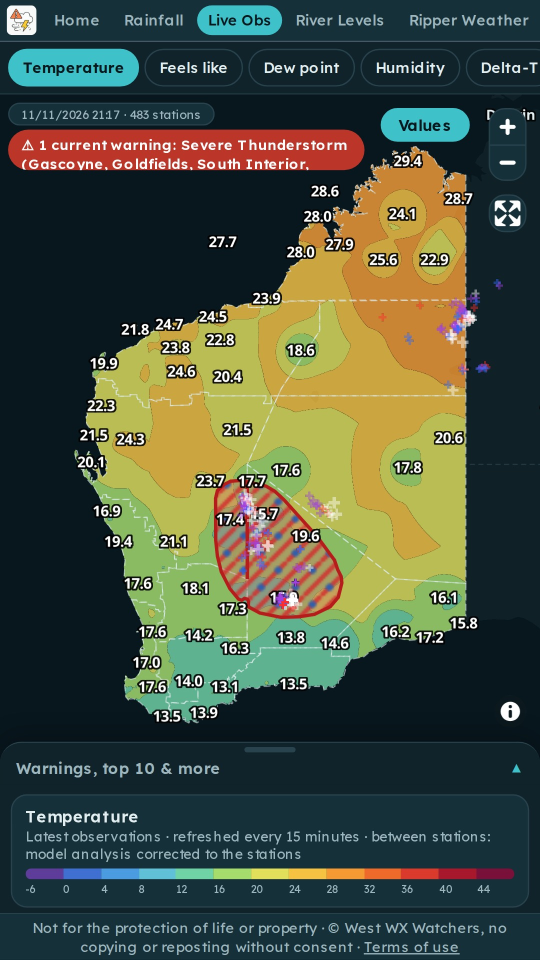
#> input picture phone-dark-obs-2-Temperature.jpg, 1080 x 1920 px, given in place of logo-dark.png, which was not available (shown at 1/2 size)
$ python promo_video.py ../phone-dark-obs-2-Temperature.jpg ../phone-dark-obs-3-Maxgust24hrs.jpg
#> lines starting #> are read from the running program, lines starting #| are printed output that depends on the picture; after the words box and inside, x2 and y2 are one past the last pixel; in counts of white or black regions, pixels touching at a corner belong together
"""Promo video for the four public pages (vertical 1080 x 1920, 30 fps), from phone footage of the live site
(tools/promo_capture.py -> promo-shots branch). Each page is a scene: a caption at the top and the phone screen below,
slowly zooming or scrolling, shots cross-fading. Scenes are encoded one file each and joined (concat, no re-encode),
so the full promo and the per-page snippets share the same scene files.

Usage: python tools/promo_video.py <shots dir> <out dir> [--frames]   (--frames: just a few still frames to check)
"""
import os, subprocess, sys
from PIL import Image, ImageDraw, ImageFilter
sys.path.insert(0, os.path.join(os.path.dirname(os.path.abspath(__file__)), '..'))
import warnimg as Wm

Wm.S = 1
F = lambda wt, sz: Wm.font(wt, sz)
W, H, FPS = 1080, 1920, 30
BG, BG2, ACC, TXT, MUT = (13, 29, 35), (22, 48, 58), (63, 193, 201), (240, 246, 247), (157, 182, 189)
PX, PY, PW = 120, 400, 840          # the phone screen: left, top, width (height from the 1080 x 1920 shots)
PH = int(PW * 1920 / 1080)
XF = 0.35                           # cross-fade between shots (s)

SCENES = {   # page: (label, colour, [(shot, seconds, headline, motion)])  motion: zoom focus (x, y fractions) or ('scroll', from, to)
    'rain': ('WA Rainfall', (63, 140, 220), [
        ('rain-3-7Days', 3.4, '700+ rain gauges, updated every 15 minutes', (0.45, 0.35)),
        ('rain-5-lightning', 3.2, 'Lightning strikes across WA', (0.6, 0.3)),
        ('rain-6-top10', 3.4, 'The heaviest falls, ranked', (0.5, 0.75))]),
    'obs': ('Live Observations', (240, 150, 60), [
        ('obs-2-Temperature', 3.3, 'Temperature, wind and rain from 700+ stations', (0.5, 0.4)),
        ('obs-3-Maxgust24hrs', 3.2, 'BoM warnings right on the map', (0.62, 0.42)),
        ('obs-6-flyto', 3.3, 'Live lightning strikes', (0.5, 0.75))]),
    'river': ('River Levels', (63, 193, 201), [
        ('river-1-start', 3.0, 'Every WA river gauge, live', (0.5, 0.3)),
        ('river-3-waves', 3.6, 'Flood waves tracked river to river', (0.5, 0.45)),
        ('river-4-gauge', 3.6, 'Arrival times learnt from 20 years of floods', (0.5, 0.75)),
        ('river-6-shire', 3.2, 'Road closures from Main Roads and the shires', (0.5, 0.4))]),
    'ripper': ('Ripper Weather', (250, 196, 60), [
        ('ripper-1-start', 3.4, "Where's the best weather in WA today?", (0.5, 0.45)),
        ('ripper-2-tomorrow', 3.2, 'And tomorrow, for planning the weekend', (0.5, 0.45))]),
}


# [7 lines left out: function wrap, not called in this run]


def backdrop():
    im = Image.new('RGB', (W, H), BG); d = ImageDraw.Draw(im)
#> after `im = Image.new('RGB', (W, H), BG)`:
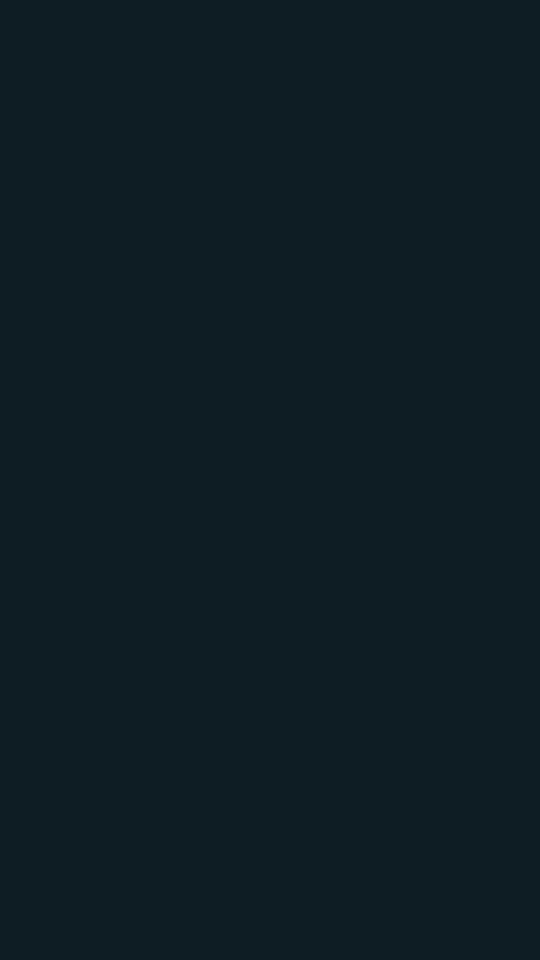
#> im: PIL image 1080x1920 RGB (shown at 1/2 size); mean R, G, B 13, 29, 35
    for y in range(H):                                   # a soft vertical gradient
        t = y / H; d.line([(0, y), (W, y)], fill=tuple(int(BG[i] + (BG2[i] - BG[i]) * t * 0.9) for i in range(3)))
    return im


BACK = backdrop()
LOGO = Image.open(os.path.join(Wm.ASSETS, 'logo-dark.png')).convert('RGBA')
_shots = {}


def shot(name):
    if name not in _shots: _shots[name] = Image.open(os.path.join(SHOTS, 'phone-dark-' + name + '.jpg')).convert('RGB')
    return _shots[name]


# [7 lines left out: function screen, not called in this run]


MASK = Image.new('L', (PW, PH), 0); ImageDraw.Draw(MASK).rounded_rectangle([0, 0, PW - 1, PH - 1], radius=44, fill=255)
#> after `MASK = Image.new('L', (PW, PH), 0)`: MASK: PIL image 840x1493 L; every value is 0
#> after `ImageDraw.Draw(MASK).rounded_rectangle([0, 0, PW - 1, PH - 1], radius=`:
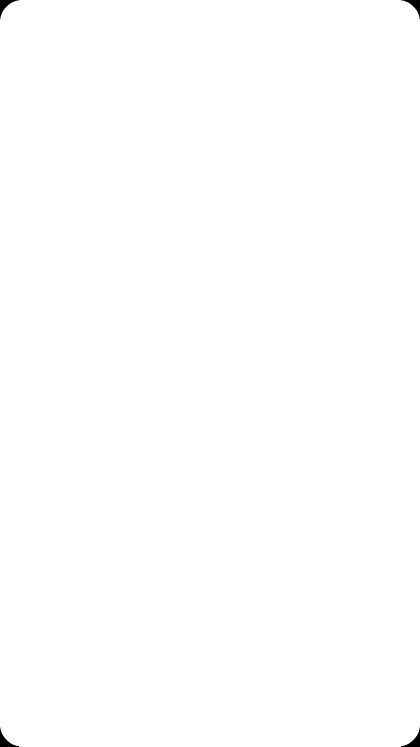
#> MASK: PIL image 840x1493 L (shown at 1/2 size); 99.9% white; 4 black regions, box (x1, y1, x2, y2) and area: (0, 0, 38, 38) 427, (802, 0, 840, 38) 427, (0, 1455, 38, 1493) 427, (802, 1455, 840, 1493) 427
SHADOW = Image.new('RGBA', (W, H), (0, 0, 0, 0))
#> SHADOW: PIL image 1080x1920 RGBA; every value is 0
ImageDraw.Draw(SHADOW).rounded_rectangle([PX - 6, PY + 14, PX + PW + 6, PY + PH + 22], radius=50, fill=(0, 0, 0, 150))
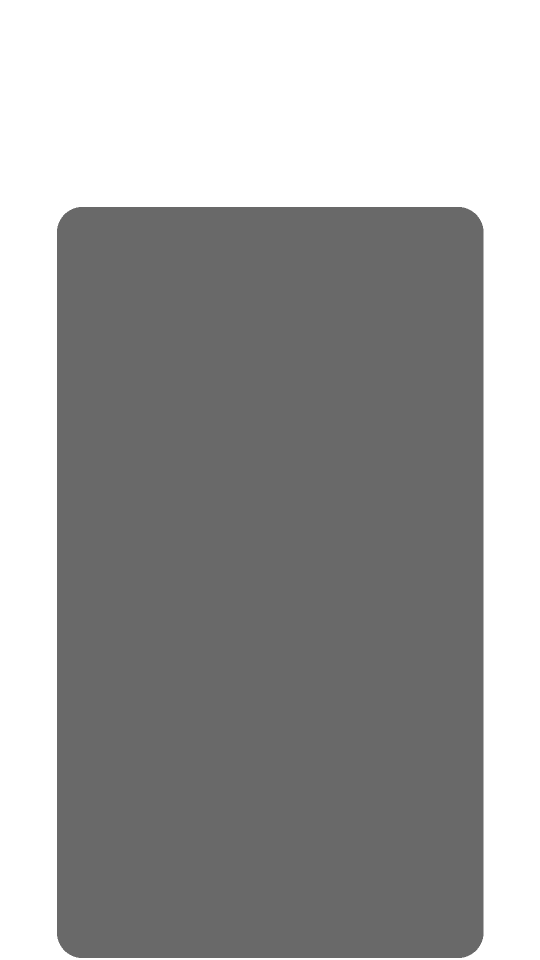
#> SHADOW: PIL image 1080x1920 RGBA (shown at 1/2 size); mean R, G, B, A 0, 0, 0, 92.5; transparent parts drawn white
SHADOW = SHADOW.filter(ImageFilter.GaussianBlur(22))
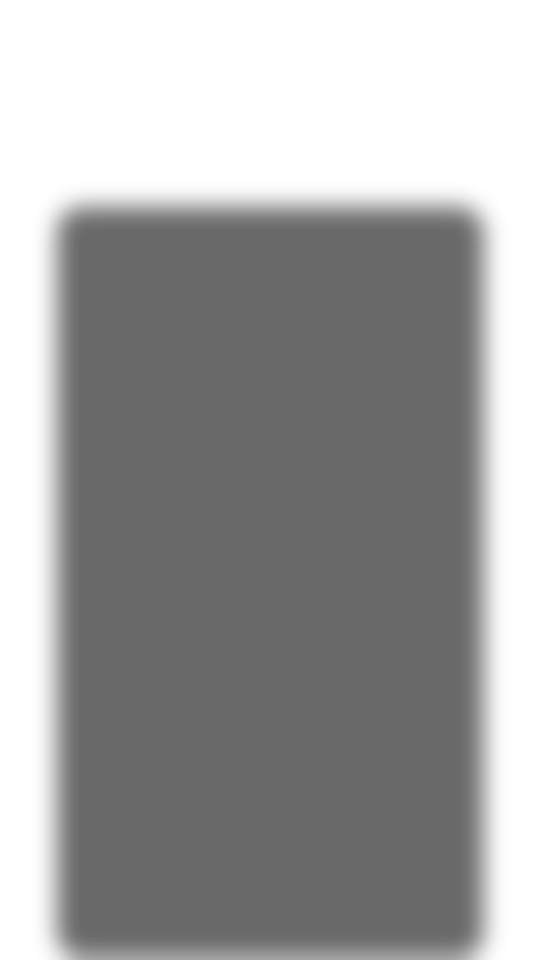
#> SHADOW: PIL image 1080x1920 RGBA (shown at 1/2 size); mean R, G, B, A 0, 0, 0, 92.2; transparent parts drawn white


# [63 lines left out: functions caption, scene_frames, card_frames, not called in this run]


def encode(frames, path):
    tmp = path[:-4] + '.part.mp4'
#> (the run stopped early here; a loop or call above may not have finished)
